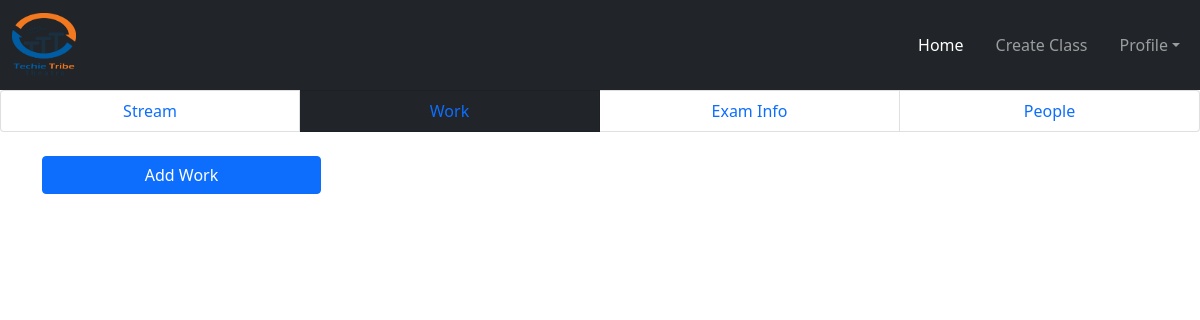
The app's page /teacher/addwork/2/ (signed in), older data.
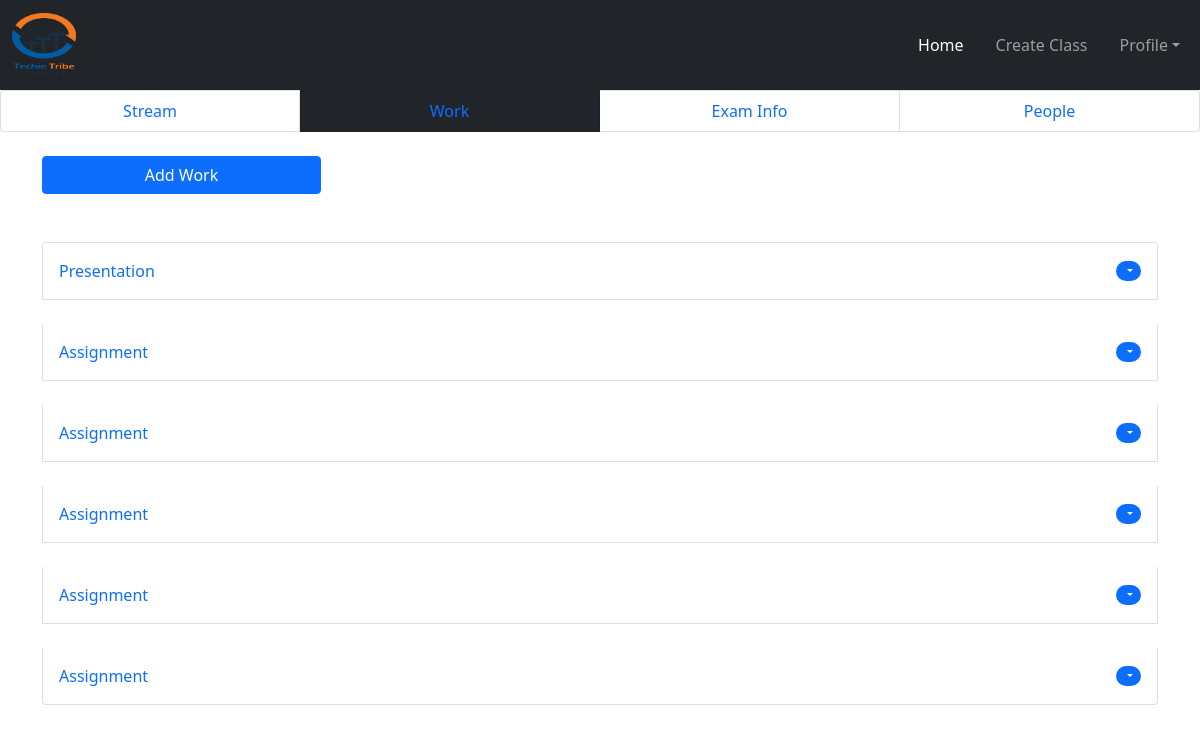
The same page, newer data.
### teacher/models.py (models this page shows)
class AddClassWork(models.Model):
    myclass = models.ForeignKey(
        CreateClass, on_delete=models.CASCADE)
    mytopic = models.CharField(
        max_length=20, choices=Choice_Type, default='Presentation')
    title = models.TextField(max_length=100, default="none")
    description = models.TextField(blank=True, null=True)
    marks = models.IntegerField(blank=True, null=True, default=10)
    imagephoto = models.ImageField(upload_to='images/', blank=True, null=True)
    document = models.FileField(upload_to='documents/', blank=True, null=True)
    current_date = models.DateTimeField(
        auto_now_add=True,  blank=True)
    end_date_time = models.DateTimeField(blank=True, null=True)

### teacher/views.py (the view, shortened to what this page needs)
# urls.py: path('addwork/<int:id>/', Addworkview.as_view(), name='addwork'),
class Addworkview(View):
    def get(self, request, id):
        if request.user.is_authenticated:
            mainid = id
            classshow = CreateClass.objects.get(pk=id)
            allwork = AddClassWork.objects.filter(myclass=classshow)[::-1]
            fm = AddClassWorkForm()
            return render(request, 'add_work.html', {'form': fm, "mainid": mainid,  'allwork': allwork})
        else:
            return redirect("/")

### teacher/templates/add_work.html (shortened to what this page needs)
{% extends 'base_teacher.html' %} <br />
{% load static %} <br />
{% block content %}
<ul class="list-group list-group-horizontal col-12">
    <li class="list-group-item col-3 text-center">
      <a href="{% url 'classshow' mainid %}">Stream</a>
    </li>
    <li class="list-group-item col-3 text-center bg-dark text-white">
      <a href="{% url 'addwork' mainid %}" >Work</a>
    </li>
    <li class="list-group-item col-3 text-center">
      <a href="{% url 'examview' mainid %}" >Exam Info</a>
    </li>
    <li class="list-group-item col-3 text-center"><a href="">People</a></li>
  </ul>
<div class="container">
  <button
    type="button"
    class="btn btn-primary mt-4 w-25"
    data-bs-toggle="modal"
    data-bs-target="#exampleModal"
  >
    Add Work
  </button>
</div>
<br>
<div class="container mt-4">
  <div class="list-group">
    {% for ann in allwork %}
    <li
      class="list-group-item d-flex justify-content-between align-items-center mb-4 p-3"
    >
    <a href="{% url 'showmywork' ann.id %}">  {{ann.mytopic}} </a>
      <span class="badge bg-primary rounded-pill"
        ><i
          class="fa-solid fa-ellipsis-vertical dropdown dropdown-toggle"
          id="navbarDropdown"
          data-bs-toggle="dropdown"
        >
        </i>
      </span>
    </li>
    {% endfor %}
  </div>
</div>
{% endblock content %}

Row changes from the older to the newer data that the page shows:
added AddClassWork: mytopic "Presentation"
added AddClassWork: mytopic "Assignment"
added AddClassWork: mytopic "Assignment"
added AddClassWork: mytopic "Assignment"
added AddClassWork: mytopic "Assignment"
added AddClassWork: mytopic "Assignment"
